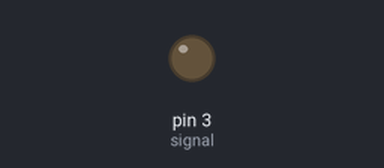
A sketch run on a simulated Arduino Uno, built with avr-gcc and run on an emulated ATmega328P. Parts: output pins drawn as LEDs (lit = HIGH).

Above: at 0.05 s.
At 9.45 s:
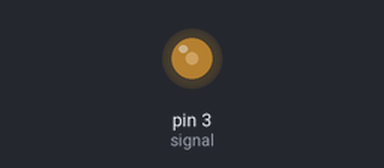
At 19.95 s:
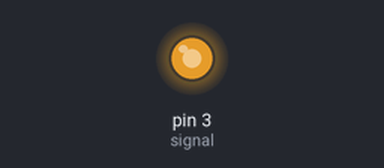
At 39.85 s:
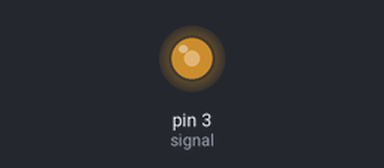
Timing chart, 0 to 40.0 s (numbered marks = the images above):
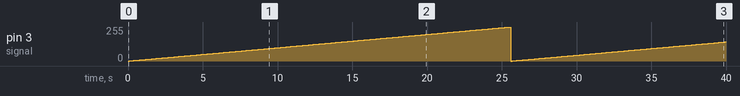

The sketch:

Servo_control.ino
```cpp
int signal = 3;// define pin 3 as a signal
void setup(){// setup code goes here
pinMode (signal, OUTPUT);//configure pin 3 as an output
}

void loop() {
  int n = 0;//start with a PWM (or position) of zero
  while (n<=255)// the maimum value of PWM in the arduino language
    {
      analogWrite (signal,n);// change the position of the servo  to the pwm value of n
      n= n+1 ;// add 1 to the position
      delay (100); // wait 100 ms
    }
}
```

Measured:
- by itself, pin 3 (signal): 0/255 → 1/255 at 0.10 s, → 2/255 0.10 s later, → 3/255 0.10 s later, → 4/255 0.10 s later, … (399 changes in this stretch)
